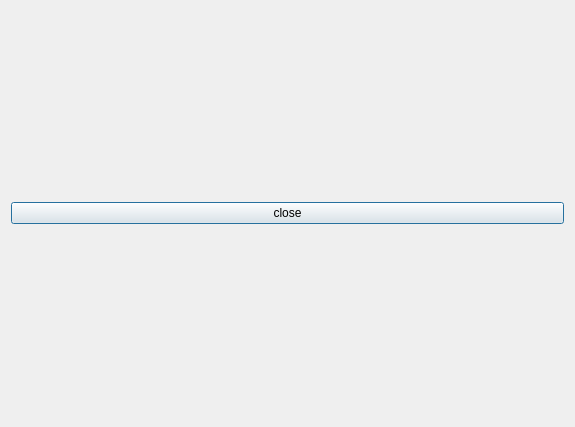
<?xml version="1.0" encoding="UTF-8"?>
<ui version="4.0">
 <class>Dialog</class>
 <widget class="QDialog" name="Dialog">
  <property name="windowModality">
   <enum>Qt::NonModal</enum>
  </property>
  <property name="geometry">
   <rect>
    <x>0</x>
    <y>0</y>
    <width>575</width>
    <height>427</height>
   </rect>
  </property>
  <property name="windowTitle">
   <string>Test Dialog</string>
  </property>
  <property name="modal">
   <bool>true</bool>
  </property>
  <layout class="QVBoxLayout" name="verticalLayout">
   <item>
    <widget class="QPushButton" name="closeDialog">
     <property name="text">
      <string>close</string>
     </property>
    </widget>
   </item>
   <item>
    <layout class="QGridLayout" name="layout"/>
   </item>
  </layout>
 </widget>
 <resources/>
 <connections/>
</ui>
